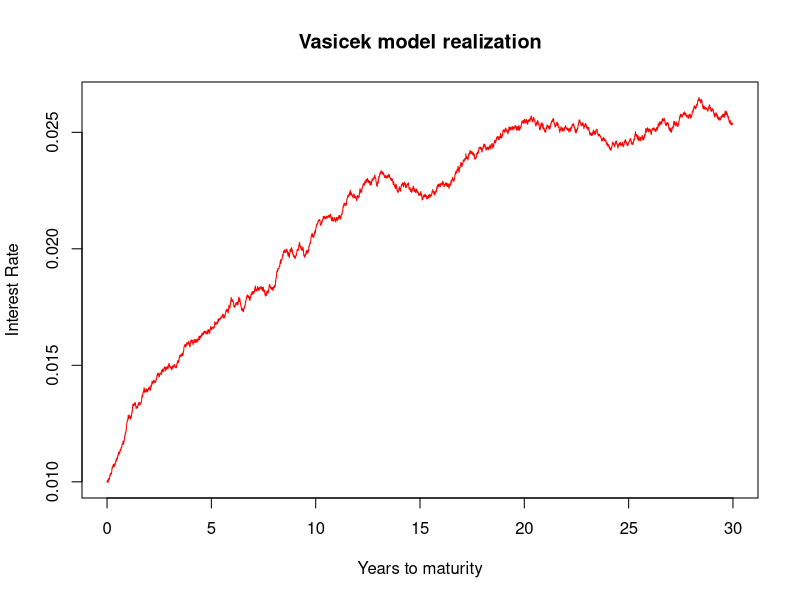
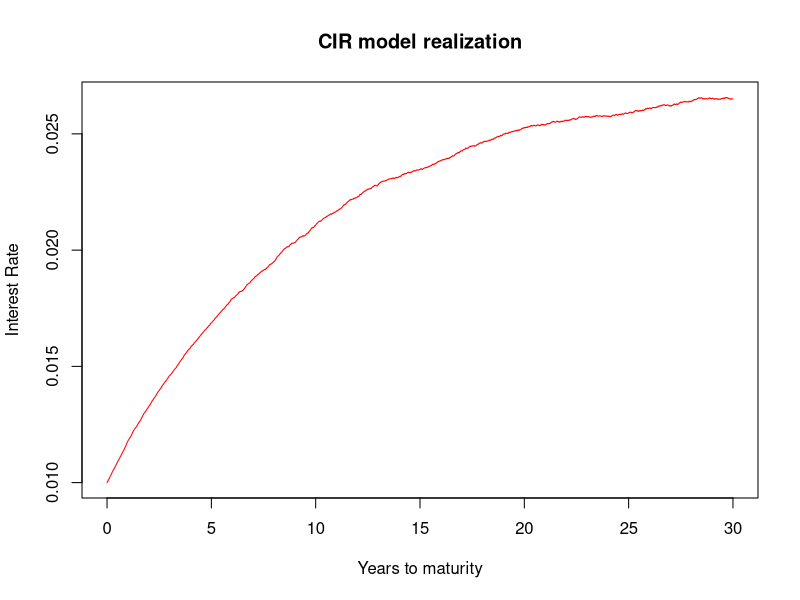
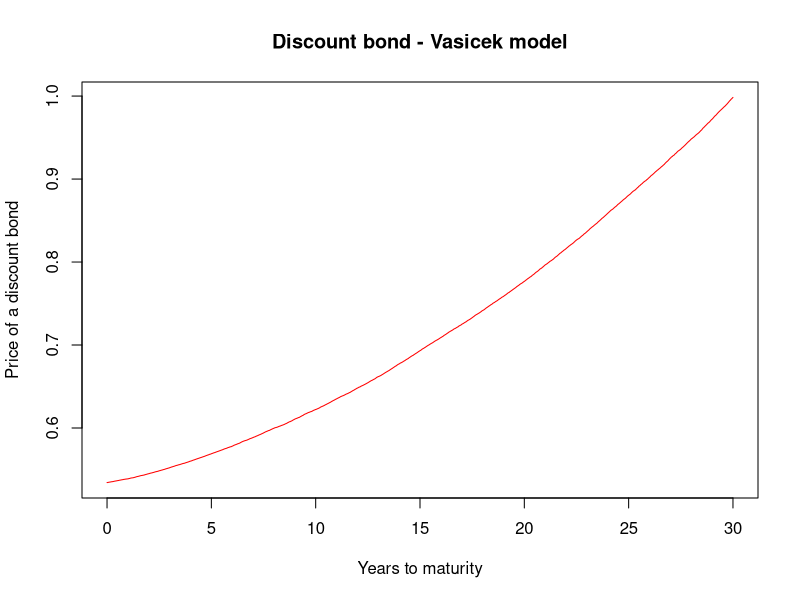

These figures' R source, in order: (Note: this script raises an error after producing the figures.)
rm(list=ls()) # clears the global environment

period = 30           # 1 year period
T = period*250        # number of steps in terms of work days
step = period/T # numerical representation of a step
timesequence = seq(0,period,length.out = T) #time range (x axis)

# Simulation of a Vasicek/Ornstein-Uhlenbeck process (i.e. the equivalent of an AR(1) process with mean reversing behavior)
a = 0.1          # convergence speed factor
b = 0.0276       # convergence limit (fundamental value of the spot rate)
sigma = 0.005    # annualized instantaneous volatility 
r_0 =  0.01      # initial value of the interest rate
r_t = timesequence #initialization of r_t
r_t[1] = r_0     # setting of the initial value of the vector
epsilon = rnorm(T)   #vector of 300 normally distributed values
#w = cumsum(epsilon)   # vector containing the state of the Wiener process at each time value


# Vasicek term structure simulation
for (i in 2:T){
  r_t[i]=r_t[i-1]*exp(-a*step)+b*(1-exp(-a*step))+sigma*sqrt((1-exp(-2*a*step))/2*a)*epsilon[i]
}         
plot(timesequence,r_t,type='l',col='red', ylab = "Interest Rate", xlab = "Years to maturity",main = "Vasicek model realization") 

# CIR term structure simulation
for (i in 2:T){ #realization of the exact solution of the CIR model
  r_t[i]=r_t[i-1]*exp(-a*step)+b*(1-exp(-a*step))+sigma*sqrt((1-exp(-2*a*step))/2*a)*sqrt(r_t[i-1])*epsilon[i]
}         
plot(timesequence,r_t,type='l',col='red', ylab = "Interest Rate", xlab = "Years to maturity",main = "CIR model realization") 


B_t_T=timesequence
A_t_T=timesequence
P_t_T=timesequence

# Vasicek price of a discount bound
for (i in 2:T){
  B_t_T[i] = (1-exp(-a*(T-timesequence[i])))/a  #due to the high number of steps, the exponential term is practically 0
  A_t_T[i] = exp((b-sigma^2/(2*a^2))*(B_t_T[i]-30+timesequence[i])-sigma^2*B_t_T[i]^2/4*a)
  P_t_T[i] = A_t_T[i]*exp(-r_t[i]*B_t_T[i])
}
P_t_T[1]=P_t_T[2]
plot(timesequence,P_t_T,type='l',col='red', ylab = "Price of a discount bond", xlab = "Years to maturity",main = "Discount bond - Vasicek model") 

# CIR price of a discount bound
h=sqrt(a^2+2*sigma^2)
for (i in 2:T){
  B_t_T[i] = 2*exp(h*(T-timesequence[i])-1)/(2*h+(a+h)*exp(h*(T-timesequence[i])-1))
  A_t_T[i] = (2*h*exp((a+h)*(T-timesequence[i])/2)/(2*h+(a+h)*exp(h*(T-timesequence[i])-1)))^(2*a*b/sigma^2)
  P_t_T[i] = A_t_T[i]*exp(-r_t[i]*B_t_T[i])
}
P_t_T[1]=P_t_T[2]
plot(timesequence,P_t_T,type='l',col='red', ylab = "Price", xlab = "Years to maturity",main = "Discount bond - CIR model") 

